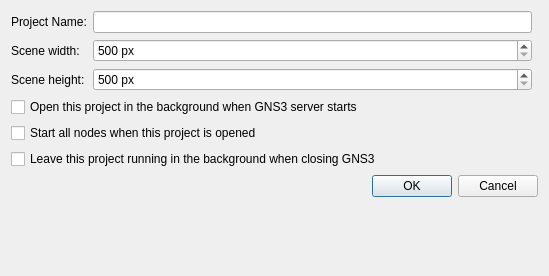
<?xml version="1.0" encoding="UTF-8"?>
<ui version="4.0">
 <class>EditProjectDialog</class>
 <widget class="QDialog" name="EditProjectDialog">
  <property name="windowModality">
   <enum>Qt::ApplicationModal</enum>
  </property>
  <property name="geometry">
   <rect>
    <x>0</x>
    <y>0</y>
    <width>549</width>
    <height>276</height>
   </rect>
  </property>
  <property name="windowTitle">
   <string>Edit project</string>
  </property>
  <property name="styleSheet">
   <string notr="true">
QWidget {
    background-color: #323232;
    color: #BAF73C;
}

QToolBar {
    border:0px;
}

QGraphicsView, QTextEdit, QPlainTextEdit, QTreeWidget, QListWidget, QLineEdit, QSpinBox, QComboBox {
    background-color: #282828;
}

QLabel, QMenu, QStatusBar {
  color: #BAF73C;
}

QMenuBar::item {
    background-color: #323232;
}

QMenu::item:selected {
    color: #f2f2f2;
    background-color: #383838;
}

QToolButton:hover {
    background-color: #383838;
}

QGroupBox {
    color: #BAF73C;
    font: bold 12px;
    padding: 15px;
    border-style: none;
}

QAbstractScrollArea::corner {
    background: #323232;
}

QScrollBar::add-page:horizontal, QScrollBar::sub-page:horizontal, QScrollBar::add-page:vertical, QScrollBar::sub-page:vertical {
  background: none;
}

QComboBox {
    selection-color: #f2f2f2;
    selection-background-color: #323232;
}

QComboBox QAbstractItemView {
    background-color: #282828;
}

QDockWidget, QMenuBar, QPushButton, QToolButton, QTabWidget, QHeaderView::section {
    color: #BAF73C;
    font: bold 11px;
}

QTabBar {
    color: #BAF73C;
}

QRadioButton, QCheckBox {
  color: #BAF73C;
}

QRadioButton::disabled, QCheckBox::disabled {
  color: gray;
}
// bg-color=#282828
// fg-color=#BAF73C
// tool-bar=#323232
// selection-bg=#383838 
// selection-fg=#f2f2f2
 </string>
  </property>
  <property name="modal">
   <bool>true</bool>
  </property>
  <layout class="QGridLayout" name="gridLayout">
   <item row="0" column="0">
    <widget class="QLabel" name="uiProjectNameLabel">
     <property name="text">
      <string>Project Name:</string>
     </property>
    </widget>
   </item>
   <item row="0" column="1">
    <widget class="QLineEdit" name="uiProjectNameLineEdit"/>
   </item>
   <item row="5" column="0" colspan="3">
    <widget class="QCheckBox" name="uiProjectAutoCloseCheckBox">
     <property name="text">
      <string>Leave this project running in the background when closing GNS3</string>
     </property>
    </widget>
   </item>
   <item row="2" column="1">
    <widget class="QSpinBox" name="uiSceneHeightSpinBox">
     <property name="suffix">
      <string> px</string>
     </property>
     <property name="minimum">
      <number>500</number>
     </property>
     <property name="maximum">
      <number>1000000</number>
     </property>
    </widget>
   </item>
   <item row="3" column="0" colspan="3">
    <widget class="QCheckBox" name="uiProjectAutoOpenCheckBox">
     <property name="text">
      <string>Open this project in the background when GNS3 server starts</string>
     </property>
    </widget>
   </item>
   <item row="4" column="0" colspan="3">
    <widget class="QCheckBox" name="uiProjectAutoStartCheckBox">
     <property name="text">
      <string>Start all nodes when this project is opened</string>
     </property>
    </widget>
   </item>
   <item row="1" column="1">
    <widget class="QSpinBox" name="uiSceneWidthSpinBox">
     <property name="suffix">
      <string> px</string>
     </property>
     <property name="minimum">
      <number>500</number>
     </property>
     <property name="maximum">
      <number>1000000</number>
     </property>
    </widget>
   </item>
   <item row="6" column="0" colspan="3">
    <widget class="QDialogButtonBox" name="uiButtonBox">
     <property name="orientation">
      <enum>Qt::Horizontal</enum>
     </property>
     <property name="standardButtons">
      <set>QDialogButtonBox::Cancel|QDialogButtonBox::Ok</set>
     </property>
    </widget>
   </item>
   <item row="1" column="0">
    <widget class="QLabel" name="uiSceneWidthLabel">
     <property name="text">
      <string>Scene width:</string>
     </property>
    </widget>
   </item>
   <item row="2" column="0">
    <widget class="QLabel" name="uiSceneHeightLabel">
     <property name="text">
      <string>Scene height:</string>
     </property>
    </widget>
   </item>
   <item row="7" column="0">
    <spacer name="verticalSpacer">
     <property name="orientation">
      <enum>Qt::Vertical</enum>
     </property>
     <property name="sizeHint" stdset="0">
      <size>
       <width>20</width>
       <height>40</height>
      </size>
     </property>
    </spacer>
   </item>
  </layout>
 </widget>
 <resources/>
 <connections>
  <connection>
   <sender>uiButtonBox</sender>
   <signal>accepted()</signal>
   <receiver>EditProjectDialog</receiver>
   <slot>accept()</slot>
   <hints>
    <hint type="sourcelabel">
     <x>248</x>
     <y>254</y>
    </hint>
    <hint type="destinationlabel">
     <x>157</x>
     <y>274</y>
    </hint>
   </hints>
  </connection>
  <connection>
   <sender>uiButtonBox</sender>
   <signal>rejected()</signal>
   <receiver>EditProjectDialog</receiver>
   <slot>reject()</slot>
   <hints>
    <hint type="sourcelabel">
     <x>316</x>
     <y>260</y>
    </hint>
    <hint type="destinationlabel">
     <x>286</x>
     <y>274</y>
    </hint>
   </hints>
  </connection>
 </connections>
</ui>
